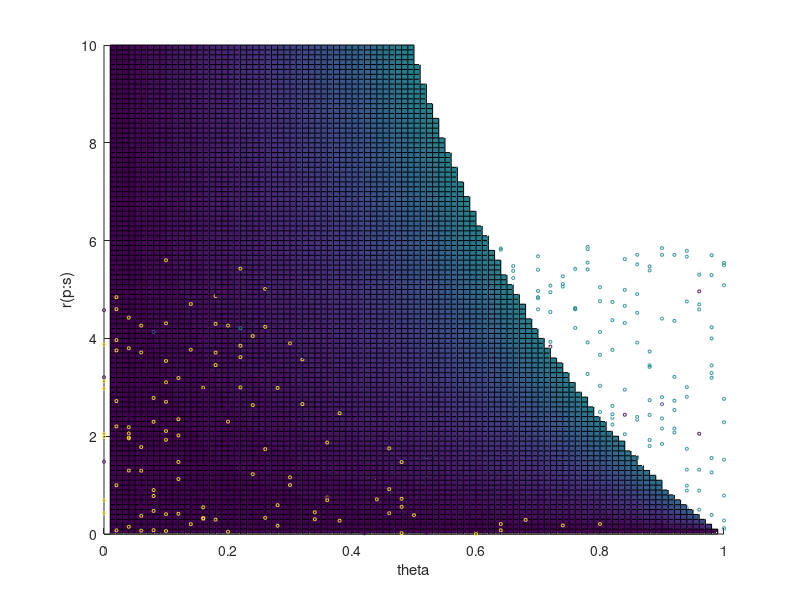

Write the MATLAB code that produced this figure.
clear all
load('replicators_rd.mat')

IND_FAMILIAR = 10;
IND_PARADOXICAL = 21;
IND_NOCONV = 0;

thetaVals = linspace(0, 1, 51);
nThetaVals = length(thetaVals);
nSamplesPerVal = 10;

ys = zeros(nThetaVals, nSamplesPerVal);
xs = zeros(nThetaVals, nSamplesPerVal);
thetas = zeros(nThetaVals, nSamplesPerVal);
correct = zeros(nThetaVals, nSamplesPerVal);
correct2 = zeros(nThetaVals, nSamplesPerVal);

for thisThetaVal = 1:nThetaVals
    for thisSample = 1:nSamplesPerVal
        thetas(thisThetaVal, thisSample) = thetaVals(thisThetaVal);
        ys(thisThetaVal, thisSample) = c(thisThetaVal, thisSample) / sp(thisThetaVal, thisSample);
        xs(thisThetaVal, thisSample) = p(thisThetaVal, thisSample) / s(thisThetaVal, thisSample) - 1;
        
        if outcomes(thisThetaVal, thisSample) == IND_FAMILIAR || outcomes(thisThetaVal, thisSample) == IND_PARADOXICAL
            if thetas(thisThetaVal, thisSample) > ...
                (ys(thisThetaVal, thisSample) / (ys(thisThetaVal, thisSample) + xs(thisThetaVal, thisSample)))
                correct(thisThetaVal, thisSample) = outcomes(thisThetaVal, thisSample) == IND_FAMILIAR;
            else
                correct(thisThetaVal, thisSample) = outcomes(thisThetaVal, thisSample) == IND_PARADOXICAL;
            end
            
            if thetas(thisThetaVal, thisSample) > .5
                correct2(thisThetaVal, thisSample) = outcomes(thisThetaVal, thisSample) == IND_FAMILIAR;
            else
                correct2(thisThetaVal, thisSample) = outcomes(thisThetaVal, thisSample) == IND_PARADOXICAL;
            end
        else
            correct(thisThetaVal, thisSample) = -1;
        end
    end
end

mean(mean(correct(correct > -1)))
mean(mean(correct2(correct2 > -1)))

thetas = reshape(thetas, [nThetaVals * nSamplesPerVal 1]);
ys = reshape(ys, [nThetaVals * nSamplesPerVal 1]);
xs = reshape(xs, [nThetaVals * nSamplesPerVal 1]);
outcomes = reshape(outcomes, [nThetaVals * nSamplesPerVal 1]);
ys(ys > 10) = NaN;
xs(xs > 10) = NaN;

%% Plot
hold on
[trange, xrange] = meshgrid(.01:.01:.99, 0:.1:10);
yrange = (trange .* xrange) ./ (1 - trange);
yrange(yrange > 10) = NaN;
surf(trange, xrange, yrange);
scatter3(thetas, xs, ys, 5, outcomes);
xlabel('theta');
ylabel('r(p:s)');
zlabel('r(c:sp)');
zlim([0 10]);